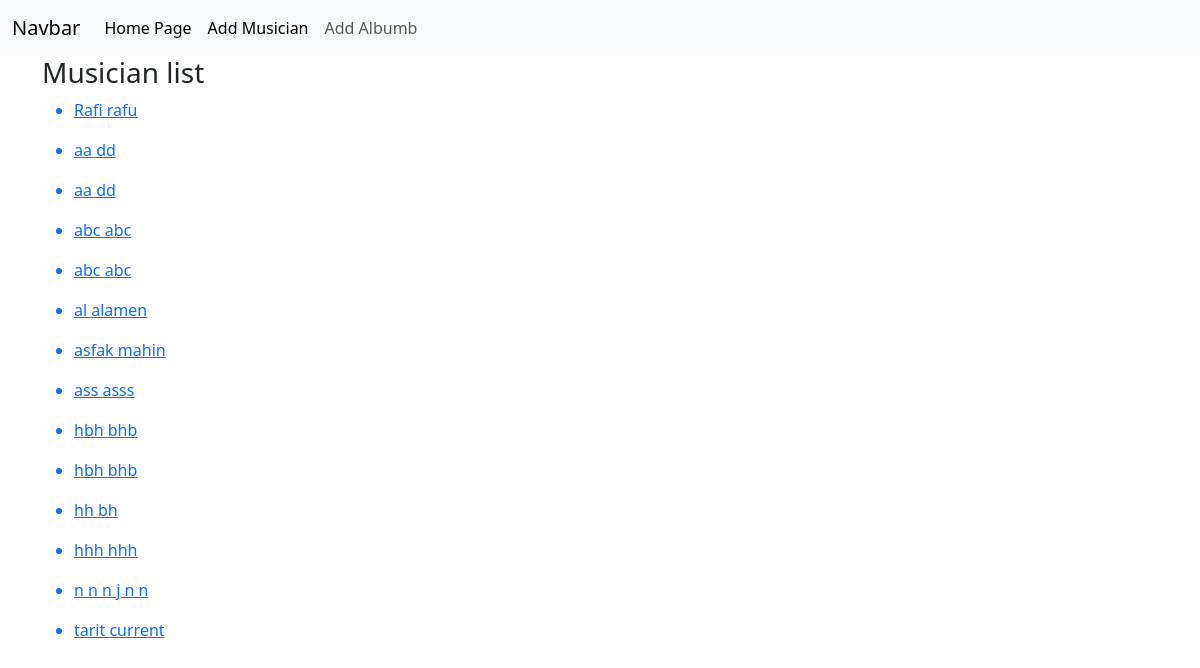
Screenshot of /customer/ with the database file from the repository.
### firstapp/models.py (models this page shows, shortened)
class Musician(models.Model):
    first_name = models.CharField(max_length=100)
    last_name = models.CharField(max_length=100)
    instrument = models.CharField(max_length=500)

### firstapp/views.py (the view)
# urls.py: path("",views.index,name = "index" ),
def index(request) :
    musician_list = models.Musician.objects.order_by('first_name')
    diction = {'title':'Home page',"musician_list":musician_list}
    return render(request, 'firstapp/index.html', context = diction)

### templates/firstapp/index.html
{% extends 'firstapp/base.html' %}
{% load static %}
{% block block_body %}
  {% if musician_list %}
   <h3>Musician list</h3>
    {% for item in musician_list %}
        <ul>
            <a href="{% url 'firstapp:albumblist' artist_id=item.id %}">
                <li>{{item.first_name}} {{item.last_name}}</li></a>
        </ul>
    {% endfor %}
  {% else %}
    <h3>No Musician is Available now!</h3>
  {% endif %}
{% endblock block_body %}

### templates/firstapp/base.html (shortened to what this page needs)
<!doctype html>
<html lang="en">
    <head>
        <link
            href="https://cdn.jsdelivr.net/npm/bootstrap@5.3.2/dist/css/bootstrap.min.css"
            rel="stylesheet"
        />
    </head>
    <body>
        <nav class="navbar navbar-expand-lg bg-body-tertiary">
            <div class="container-fluid">
              <a class="navbar-brand" href="#">Navbar</a>
              <div class="collapse navbar-collapse" id="navbarSupportedContent">
                <ul class="navbar-nav me-auto mb-2 mb-lg-0">
                  <li class="nav-item">
                    <a class="nav-link active" aria-current="page" href="{% url 'firstapp:index' %}">Home Page</a>
                  </li>
                  <li class="nav-item">
                    <a class="nav-link active" aria-current="page" href="{% url 'firstapp:musicianform' %}">Add Musician</a>
                  </li>
                  <li class="nav-item">
                    <a class="nav-link" href="{% url 'firstapp:albumbform' %}">Add Albumb</a>
                  </li>
              </div>
            </div>
          </nav>
        <div class="container">
            {% block block_body %}
            {% endblock block_body %}
        </div>
    </body>
</html>

### rows the page displays
Musician: first_name "Rafi", last_name "rafu"
Musician: first_name "aa", last_name "dd"
Musician: first_name "aa", last_name "dd"
Musician: first_name "abc", last_name "abc"
Musician: first_name "abc", last_name "abc"
Musician: first_name "al", last_name "alamen"
Musician: first_name "asfak", last_name "mahin"
Musician: first_name "ass", last_name "asss"
Musician: first_name "hbh", last_name "bhb"
Musician: first_name "hbh", last_name "bhb"
Musician: first_name "hh", last_name "bh"
Musician: first_name "hhh", last_name "hhh"
Musician: first_name "n n n", last_name "j n n"
Musician: first_name "tarit", last_name "current"
